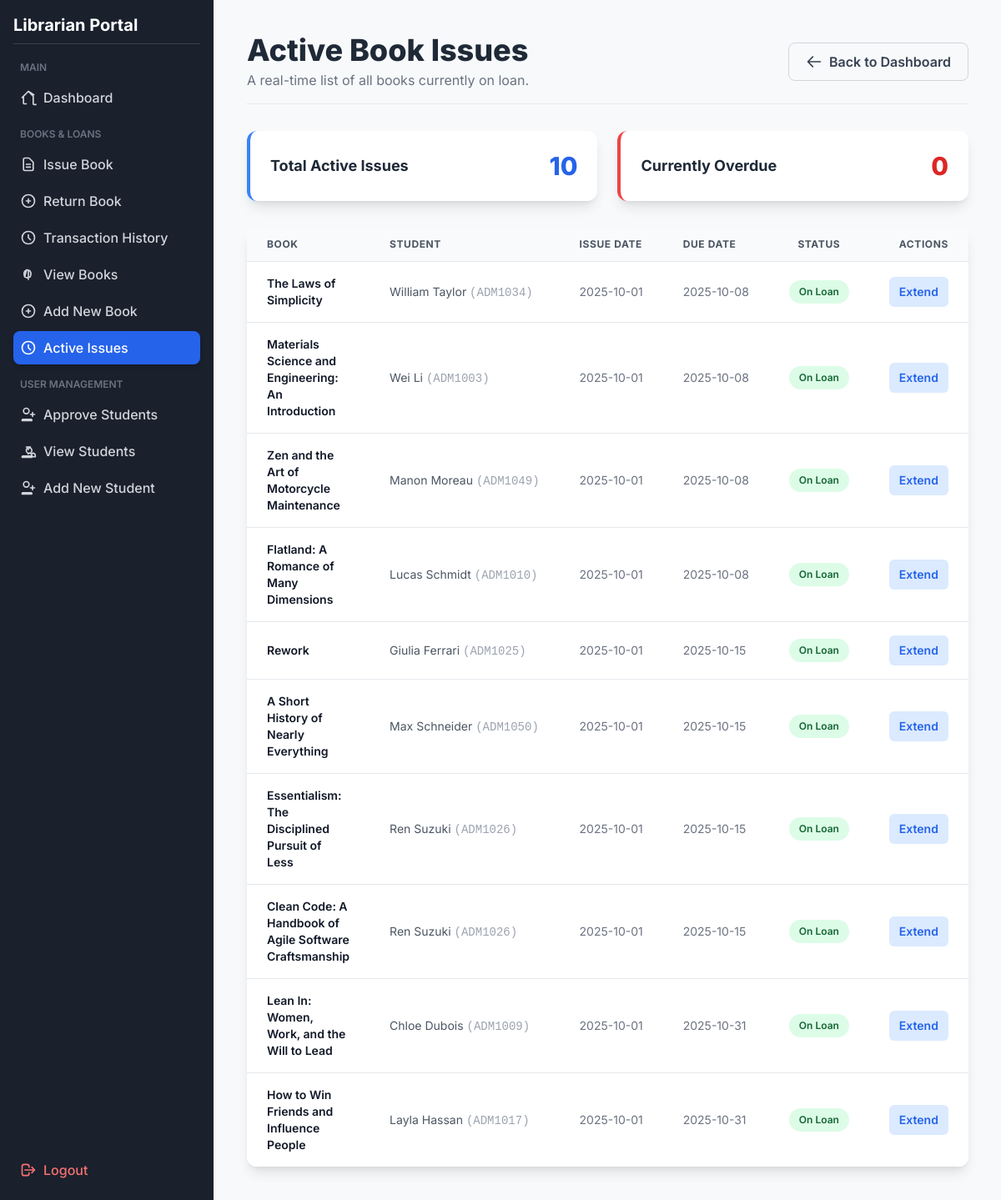
Before: /active_issues (signed in) with the older database file.
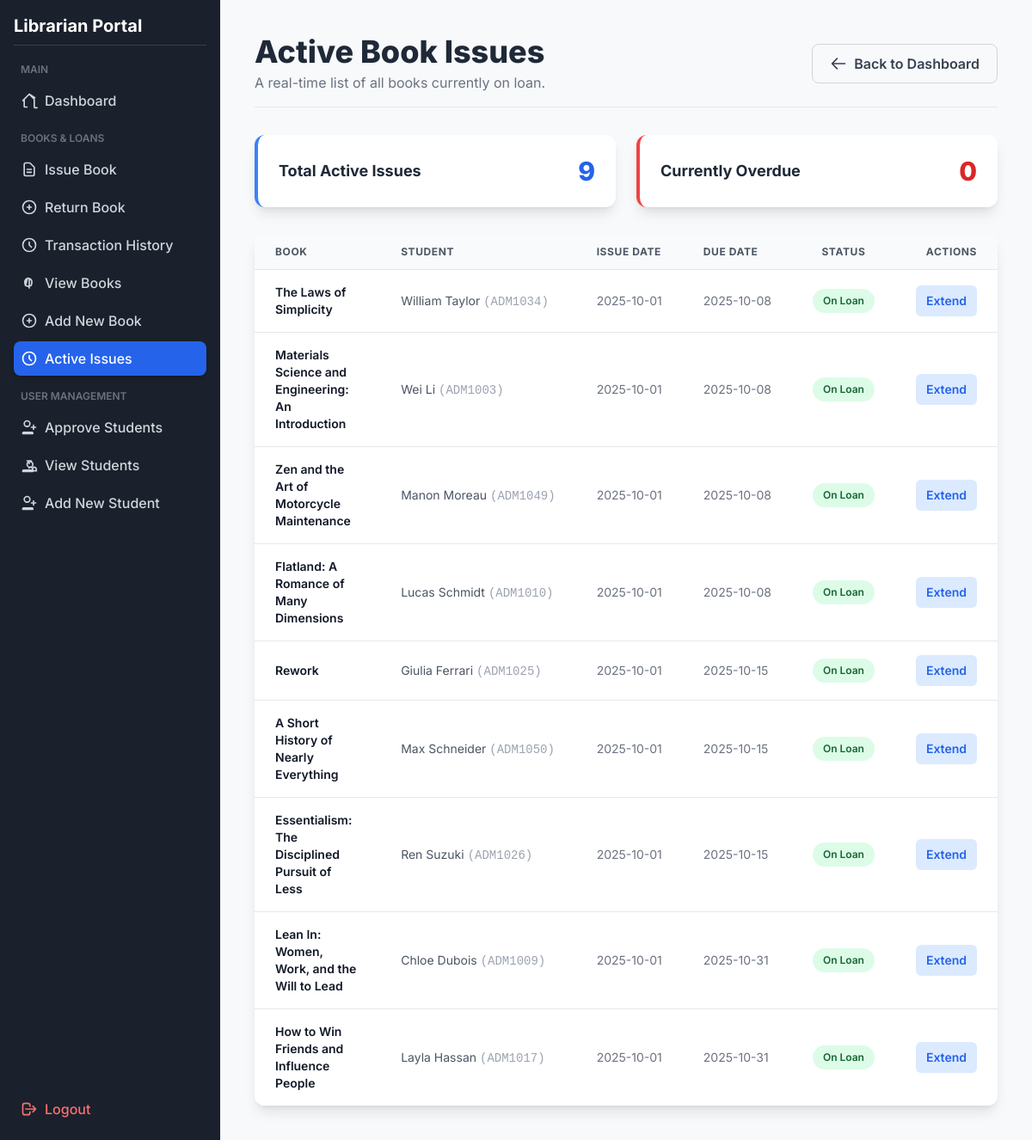
After: the same page with the newer database file.
### tables this page shows
CREATE TABLE transactions (
                            id INTEGER PRIMARY KEY AUTOINCREMENT,
                            book_id INTEGER, 
                            student_id INTEGER, 
                            issue_date TEXT NOT NULL,
                            due_date TEXT NOT NULL,  
                            return_date TEXT,
                            FOREIGN KEY(book_id) REFERENCES books(id) ON DELETE SET NULL,
                            FOREIGN KEY(student_id) REFERENCES students(id) ON DELETE SET NULL
                        );

### app.py (the view)
@app.route("/active_issues")
@login_required
def active_issues():
    with get_connection() as conn:
        transactions = conn.execute("""SELECT t.id, t.student_id, t.issue_date, t.due_date,
                                           COALESCE(b.name, '[DELETED BOOK]') AS book_name,
                                           COALESCE(s.name, '[DELETED STUDENT]') AS student_name,
                                           COALESCE(s.admission_no, 'N/A') AS admission_no,
                                           COALESCE(s.batch, '-') AS batch
                                           FROM transactions t
                                           LEFT JOIN books b ON t.book_id = b.id
                                           LEFT JOIN students s ON t.student_id = s.id
                                           WHERE t.return_date IS NULL
                                           ORDER BY t.due_date ASC""").fetchall()
    today_str = date.today().strftime('%Y-%m-%d')
    transactions_list = []
    for t in transactions:
        t_dict = dict(t)
        t_dict['is_overdue'] = t_dict['due_date'] < today_str
        transactions_list.append(t_dict)
    return render_template("active_issues.html", transactions=transactions_list)

### app.py (called while the page is built)
def get_connection():
    return SQLiteContext(DB_NAME)

def login_required(f):
    @wraps(f)
    def decorated_function(*args, **kwargs):
        if not session.get('logged_in'):
            flash('Please log in to access this page.', 'danger')
            return redirect(url_for('login'))
        return f(*args, **kwargs)
    return decorated_function

@app.context_processor
def inject_pending_count():
    with get_connection() as conn:
        try:
            count = conn.execute("SELECT COUNT(id) FROM students_auth WHERE is_approved = 0").fetchone()[0]
            return dict(pending_count=count)
        except:
            return dict(pending_count=0)

    def __enter__(self):
        self.conn = sqlite3.connect(self.db_name)
        self.conn.row_factory = sqlite3.Row
        self.conn.execute('PRAGMA foreign_keys = ON;')
        return self.conn

    def __exit__(self, exc_type, exc_val, exc_tb):
        if exc_type is None and self.conn:
            self.conn.commit()
        if self.conn:
            self.conn.close()
        return False

### templates/active_issues.html (shortened to what the changed rows need)
<!DOCTYPE html>
<html lang="en">
<head>
    <script src="https://cdn.tailwindcss.com"></script>
</head>
<body class="min-h-screen">
    <div class="md:flex">
        <div class="sidebar w-full md:w-64 p-4 flex-shrink-0 md:flex md:flex-col md:h-screen md:sticky md:top-0">
            <div class="flex-grow">
                <h2 class="text-xl font-bold text-white mb-4 border-b border-gray-700 pb-2">Librarian Portal</h2>
            </div>
        </div>
        <main class="flex-grow p-10">
            <header class="mb-8 flex flex-col md:flex-row justify-between items-start md:items-center pb-4 border-b border-gray-200">
                <div>
                    <h1 class="text-4xl font-extrabold text-gray-800">Active Book Issues</h1>
                </div>
            </header>
            <div class="grid grid-cols-1 md:grid-cols-2 gap-6 mb-8">
                <div class="card p-6 bg-white rounded-xl shadow-lg border-l-4 border-blue-500">
                    <div class="flex justify-between items-center">
                        <div class="text-lg font-bold text-gray-800">Total Active Issues</div>
                        <div class="text-3xl font-extrabold text-blue-600">{{ transactions|length }}</div>
                    </div>
                </div>
            </div>
            {% if transactions %}
                <div class="overflow-x-auto bg-white rounded-xl shadow-lg">
                    <table class="min-w-full divide-y divide-gray-200">
                        <thead class="bg-gray-50">
                            <tr>
                                <th class="px-6 py-3 text-left text-xs font-bold text-gray-600 uppercase tracking-wider">Book</th>
                                <th class="px-6 py-3 text-left text-xs font-bold text-gray-600 uppercase tracking-wider">Student</th>
                                <th class="px-6 py-3 text-left text-xs font-bold text-gray-600 uppercase tracking-wider">Issue Date</th>
                                <th class="px-6 py-3 text-left text-xs font-bold text-gray-600 uppercase tracking-wider">Due Date</th>
                                <th class="px-6 py-3 text-center text-xs font-bold text-gray-600 uppercase tracking-wider">Status</th>
                                <th class="px-6 py-3 text-right text-xs font-bold text-gray-600 uppercase tracking-wider">Actions</th>
                            </tr>
                        </thead>
                        <tbody class="bg-white divide-y divide-gray-200">
                            {% for t in transactions %}
                            <tr class="{{ 'bg-red-50 hover:bg-red-100' if t.is_overdue else 'hover:bg-gray-50' }} transition duration-150">
                                <td class="px-6 py-4 text-sm font-semibold text-gray-900">{{ t.book_name }}</td>
                                <td class="px-6 py-4 whitespace-nowrap text-sm text-gray-600">{{ t.student_name }} <span class="font-mono text-gray-400">({{ t.admission_no }})</span></td>
                                <td class="px-6 py-4 whitespace-nowrap text-sm text-gray-500">{{ t.issue_date }}</td>
                                <td class="px-6 py-4 whitespace-nowrap text-sm {{ 'font-bold text-red-700' if t.is_overdue else 'text-gray-500' }}">{{ t.due_date }}</td>
                                <td class="px-6 py-4 whitespace-nowrap text-center">
                                    {% if t.is_overdue %}
                                        <span class="px-3 py-1 inline-flex text-xs leading-5 font-semibold rounded-full bg-red-100 text-red-800">Overdue</span>
                                    {% else %}
                                        <span class="px-3 py-1 inline-flex text-xs leading-5 font-semibold rounded-full bg-green-100 text-green-800">On Loan</span>
                                    {% endif %}
                                </td>
                                <td class="px-6 py-4 whitespace-nowrap text-sm text-right">
                                    <button type="button" class="extend-btn px-3 py-2 text-sm font-semibold rounded-md text-blue-600 bg-blue-100 hover:bg-blue-200 transition"
                                        data-transaction-id="{{ t.id }}"
                                        data-book-name="{{ t.book_name }}"
                                        data-student-name="{{ t.student_name }}"
                                        data-current-due="{{ t.due_date }}">
                                        Extend
                                    </button>
                                </td>
                            </tr>
                            {% endfor %}
                        </tbody>
                    </table>
                </div>
            {% endif %}
        </main>
    </div>
</body>
</html>

Changed rows visible on the page:
no longer on this page (row edited): transactions: book_name "Clean Code: A Handbook of Agile Software Craftsmanship", student_name "Ren Suzuki", admission_no "ADM1026", issue_date "2025-10-01", due_date "2025-10-15"
Other visible differences:
{{ transactions|length }}: "10" → "9"
